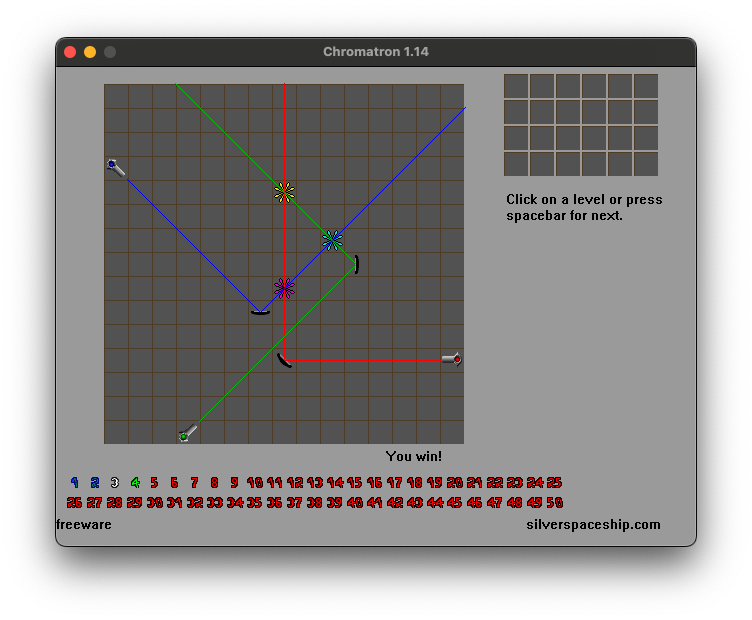
#> input picture .github/templates/chromatron_level_3.png, 752 x 620 px, given in place of framebuffer_1771418725.png, which was not available
$ python compare_text_widths.py
#> lines starting #> are read from the running program, lines starting #| are printed output that depends on the picture; after the words box and inside, x2 and y2 are one past the last pixel; in counts of white or black regions, pixels touching at a corner belong together; pictures that were not available may be replaced by others from this repository, and a replacement may not be noted
# /// script
# requires-python = ">=3.13"
# dependencies = ["Pillow", "numpy"]
# ///
"""Compare text widths between our framebuffer and the reference."""
import numpy as np
from PIL import Image

GAME_SIZE = (640, 480)

def find_game_area(arr):
    gray = np.all(np.abs(arr.astype(int) - 164) <= 5, axis=2)
    rows = np.any(gray, axis=1)
    cols = np.any(gray, axis=0)
    if not rows.any() or not cols.any():
        return 0, 0, arr.shape[1], arr.shape[0]
    y1 = int(np.argmax(rows))
    y2 = int(arr.shape[0] - np.argmax(rows[::-1]))
    x1 = int(np.argmax(cols))
    x2 = int(arr.shape[1] - np.argmax(cols[::-1]))
    return x1, y1, x2 - x1, y2 - y1

def normalize(path):
    img = Image.open(path).convert("RGB")
    arr = np.array(img)
    x, y, w, h = find_game_area(arr)
    print(f"  {path}: raw={arr.shape[1]}x{arr.shape[0]}, gray=({x},{y})+{w}x{h}")
    cropped = arr[y:y+h, x:x+w]
    ch, cw = cropped.shape[:2]
    if abs(cw - 1280) < 20 and abs(ch - 960) < 20:
        cropped = np.array(Image.fromarray(cropped).resize(GAME_SIZE, Image.BOX))
        ch, cw = cropped.shape[:2]
    result = np.full((480, 640, 3), 164, dtype=np.uint8)
    ph, pw = min(ch, 480), min(cw, 640)
    result[:ph, :pw] = cropped[:ph, :pw]
    return result

ours = normalize("screenshots/framebuffer_1771418725.png")
#> in normalize, `img = Image.open(path).convert("RGB")`:
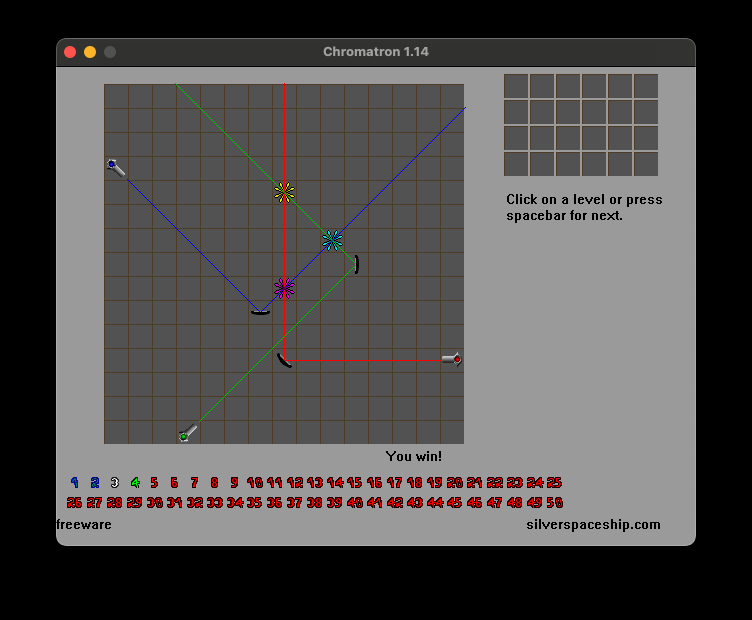
#> img: PIL image 752x620 RGB; mean R, G, B 79.9, 78.1, 77.5
#> in find_game_area, `gray = np.all(np.abs(arr.astype(int) - 164) <= 5, axis=2)`:
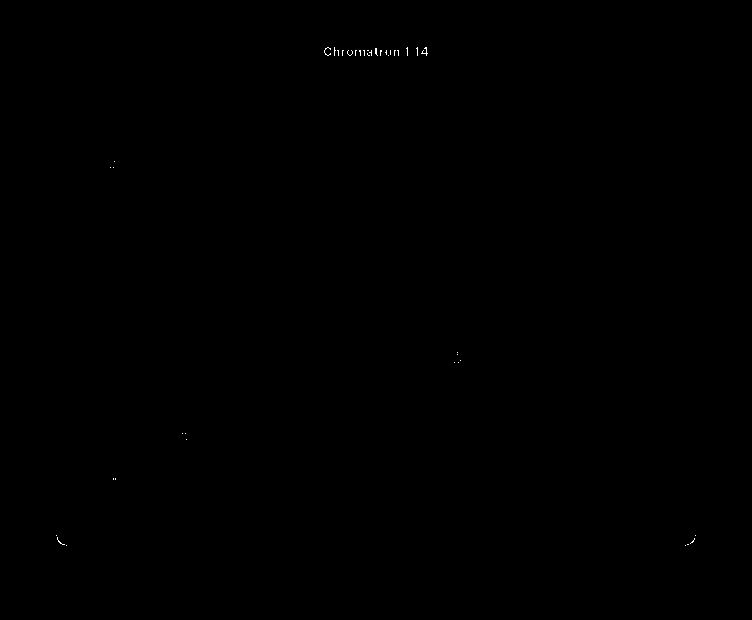
#> gray: shape (620, 752) bool; 0.05% white in thin lines or dots, all inside (x1, y1, x2, y2) = (56, 47, 696, 546)
#> in find_game_area, `y1 = int(np.argmax(rows))`: y1 = 47
#> in find_game_area, `y2 = int(arr.shape[0] - np.argmax(rows[::-1]))`: y2 = 546
#> in find_game_area, `x1 = int(np.argmax(cols))`: x1 = 56
#> in find_game_area, `x2 = int(arr.shape[1] - np.argmax(cols[::-1]))`: x2 = 696
#> in normalize, `x, y, w, h = find_game_area(arr)`: x = 56; y = 47; w = 640; h = 499
#|   screenshots/framebuffer_1771418725.png: raw=752x620, gray=(56,47)+640x499
ref = normalize("screenshots/15883305-chromatron-windows-level-1-directly-starts-after-launching-the-g.png")
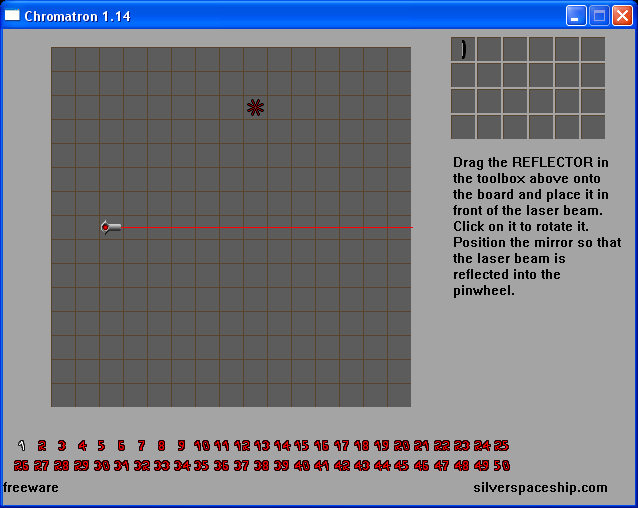
#> input picture screenshots/15883305-chromatron-windows-level-1-directly-starts-after-launching-the-g.png, 638 x 508 px, found by its file name
#> in normalize, img is the input picture: PIL image 638x508 RGB; mean R, G, B 117.9, 120.4, 129.2
#> in find_game_area (call 2), `gray = np.all(np.abs(arr.astype(int) - 164) <= 5, axis=2)`:
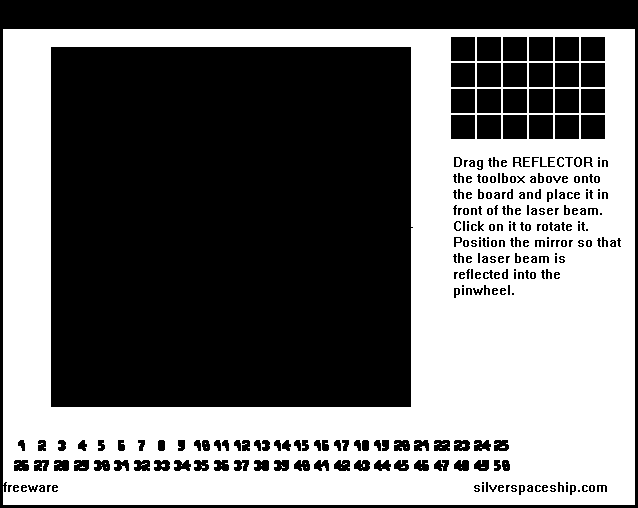
#> gray: shape (508, 638) bool; 45.2% white; 109 white regions (106 under 20 px), largest, box (x1, y1, x2, y2) and area: (3, 29, 635, 505) 145879, (456, 158, 460, 166) 30, (576, 158, 580, 166) 28
#> in find_game_area (call 2), `y1 = int(np.argmax(rows))`: y1 = 29
#> in find_game_area (call 2), `y2 = int(arr.shape[0] - np.argmax(rows[::-1]))`: y2 = 505
#> in find_game_area (call 2), `x1 = int(np.argmax(cols))`: x1 = 3
#> in find_game_area (call 2), `x2 = int(arr.shape[1] - np.argmax(cols[::-1]))`: x2 = 635
#> in normalize (call 2), `x, y, w, h = find_game_area(arr)`: x = 3; y = 29; w = 632; h = 476
#|   screenshots/15883305-chromatron-windows-level-1-directly-starts-after-launching-the-g.png: raw=638x508, gray=(3,29)+632x476
#> in normalize (call 2), `cropped = arr[y:y+h, x:x+w]`:
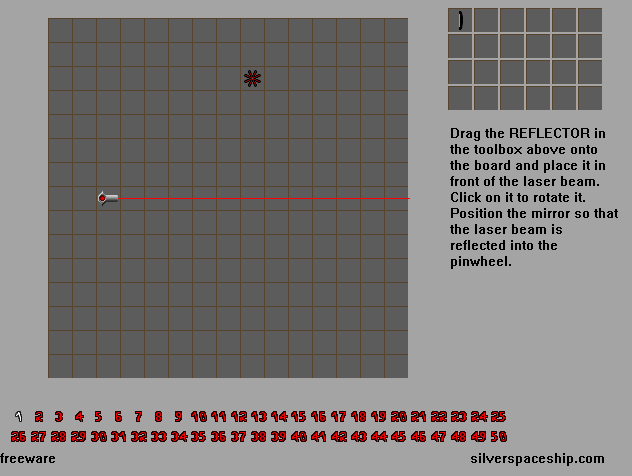
#> cropped: shape (476, 632, 3); mean R, G, B 125.7, 122.7, 121.7
#> in normalize (call 2), `result[:ph, :pw] = cropped[:ph, :pw]`:
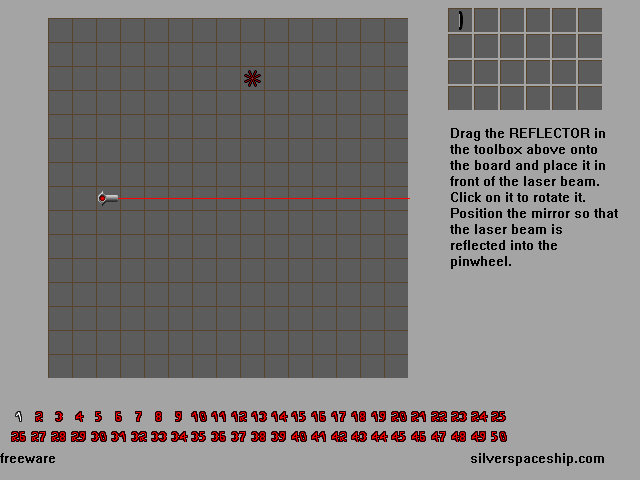
#> result: shape (480, 640, 3); mean R, G, B 126.5, 123.5, 122.6

ours_text = np.all(ours < 50, axis=2)
#> ours_text: shape (480, 640) bool; 4.9% white; 332 white regions (244 under 20 px), largest, box (x1, y1, x2, y2) and area: (1, 0, 639, 20) 10404, (266, 183, 287, 204) 120, (431, 430, 447, 441) 74
ref_text = np.all(ref < 50, axis=2)
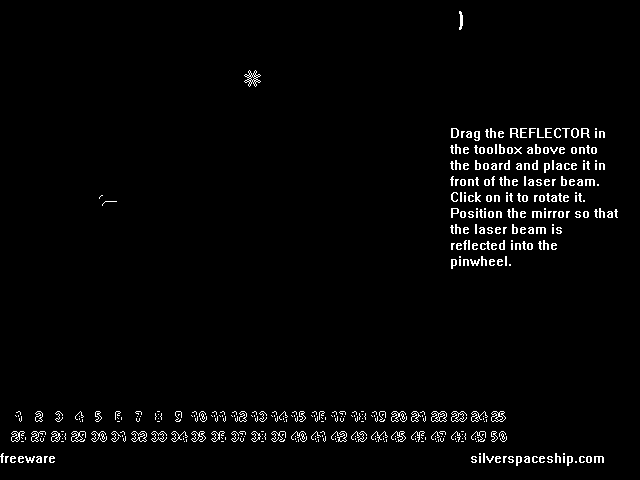
#> ref_text: shape (480, 640) bool; 2.5% white in thin lines or dots

# Compare "freeware"
print("\n=== 'freeware' ===")
for name, img_text in [("Ours", ours_text), ("Ref", ref_text)]:
    for y in range(448, 470):
        row = img_text[y, 0:80]
        if row.any():
            positions = np.where(row)[0]
            print(f"  {name} y={y}: x={positions[0]}-{positions[-1]} ({len(positions)} px)")
#> this loop made 2 passes
#> name on passes 1 to 2: 'Ours', 'Ref'
#> (printed output is left out)

# Compare "silverspaceship.com"
print("\n=== 'silverspaceship.com' ===")
for name, img_text in [("Ours", ours_text), ("Ref", ref_text)]:
    for y in range(448, 470):
        row = img_text[y, 460:640]
        if row.any():
            positions = np.where(row)[0] + 460
            print(f"  {name} y={y}: x={positions[0]}-{positions[-1]} ({len(positions)} px)")

# Compare instruction text first line
print("\n=== Instruction text (line by line) ===")
for name, img_text in [("Ours", ours_text), ("Ref", ref_text)]:
    print(f"\n{name}:")
    in_line = False
    line_start = 0
    line_num = 0
    for y in range(125, 300):
        row = img_text[y, 450:620]
        has_text = row.sum() > 3
        if has_text and not in_line:
            in_line = True
            line_start = y
        elif not has_text and in_line:
            in_line = False
            line_num += 1
            # Find bounds
            min_x = 620
            max_x = 450
            for yy in range(line_start, y):
                row = img_text[yy, 450:620]
                if row.any():
                    pos = np.where(row)[0] + 450
                    min_x = min(min_x, pos[0])
                    max_x = max(max_x, pos[-1])
            print(f"  Line {line_num}: y={line_start}-{y}, x={min_x}-{max_x} ({max_x-min_x+1}px)")
    if in_line:
        line_num += 1
        min_x = 620
        max_x = 450
        for yy in range(line_start, 300):
            row = img_text[yy, 450:620]
            if row.any():
                pos = np.where(row)[0] + 450
                min_x = min(min_x, pos[0])
                max_x = max(max_x, pos[-1])
        print(f"  Line {line_num}: y={line_start}-{300}, x={min_x}-{max_x} ({max_x-min_x+1}px)")
#> this loop made 2 passes
#> name on passes 1 to 2: 'Ours', 'Ref'
#| Ours:
#|   Line 1: y=147-157, x=451-605 (155px)
#|   Line 2: y=163-173, x=451-565 (115px)
#| Ref:
#|   Line 1: y=128-138, x=451-604 (154px)
#|   Line 2: y=139-141, x=474-479 (6px)
#|   Line 3: y=144-154, x=450-596 (147px)
#|   Line 4: y=160-170, x=450-604 (155px)
#|   Line 5: y=176-186, x=450-598 (149px)
#|   Line 6: y=192-202, x=451-584 (134px)
#> (further printed lines are left out)
